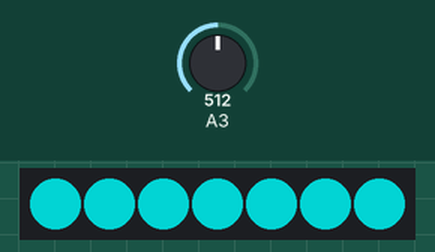
Recording of a sketch running on a simulated ATtiny85, built with avr-gcc and run on an emulated ATtiny85. On the bench: 7 RGB LEDs in strip order, left to right. The inputs (shaded band) are chosen by the test bench; at power-on: A3 = 512. Dim RGB values are drawn brighter than linear.

Above: at 4.3 s.
4.4 s: A3 set to 331
At 7.3 s:
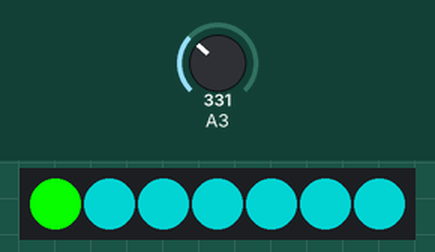
10.5 s: A3 set to 122
At 14.7 s:
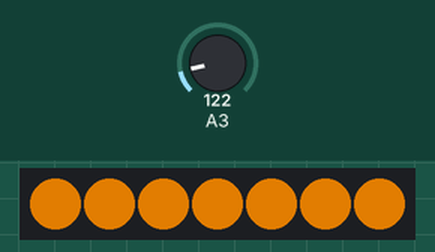
15.0 s: A3 set to 0
At 17.9 s:
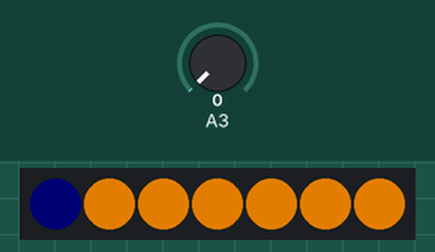
21.0 s: A3 set to 900
At 24.7 s:
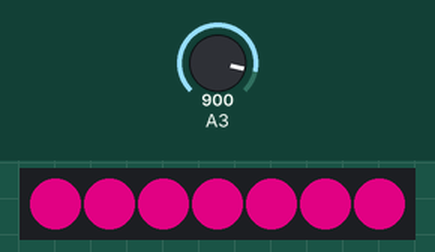
25.5 s: A3 set to 1023
At 28.4 s:
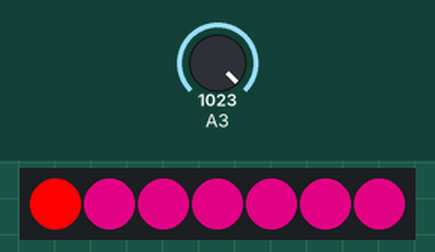
31.5 s: A3 set to 716
At 35.7 s:
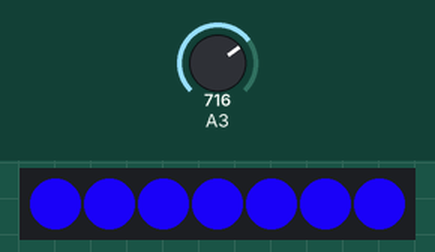
Timing chart, 0 to 37.0 s (numbered marks = the images above; inputs shaded):
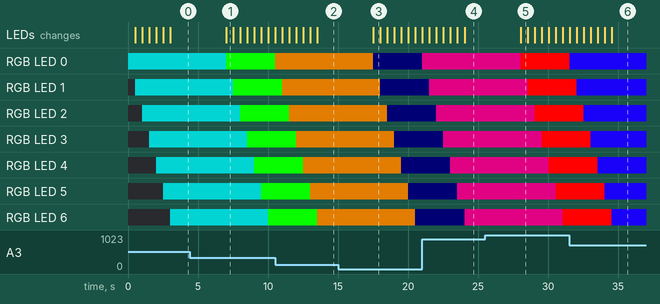

The sketch:

ShellLampNeopixelHoldColor.ino
```cpp
#include <Adafruit_NeoPixel.h>
#ifdef __AVR__
  #include <avr/power.h>
#endif

#define PIN            1  // Which pin on the Arduino is connected to the NeoPixels?

#define NUMPIXELS      7

Adafruit_NeoPixel pixels = Adafruit_NeoPixel(NUMPIXELS, PIN, NEO_GRB + NEO_KHZ800);

int delayval = 500; // delay for half a second

int button = 4;
int latch_state;
int button_delay;

int potPin = 3;
int potVal = 0;

int red;
int green;
int blue;

int redBright;
int greenBright;
int blueBright;

void setup() {

  // This is for Trinket 5V 16MHz, you can remove these three lines if you are not using a Trinket
#if defined (__AVR_ATtiny85__)
  if (F_CPU == 16000000) clock_prescale_set(clock_div_1);
#endif
  // End of trinket special code

  pixels.begin(); // This initializes the NeoPixel library.

  button_delay = 0;
  latch_state = 0;

  pinMode(button, INPUT_PULLUP);

}

void loop() {

 potVal = analogRead(potPin);   // read the potentiometer value at the input pin

  if (potVal < 341)  // Lowest third of the potentiometer's range (0-340)
  {
    potVal = (potVal * 3) / 4; // Normalize to 0-255

    red = 256 - potVal;  // Red from full to off
    green = potVal;        // Green from off to full
    blue = 1;             // Blue off
  }
  else if (potVal < 682) // Middle third of potentiometer's range (341-681)
  {
    potVal = ( (potVal-341) * 3) / 4; // Normalize to 0-255

    red = 1;            // Red off
    green = 256 - potVal; // Green from full to off
    blue = potVal;       // Blue from off to full
  }
  else  // Upper third of potentiometer"s range (682-1023)
  {
    potVal = ( (potVal-683) * 3) / 4; // Normalize to 0-255

    red = potVal;       // Red from off to full
    green = 1;            // Green off
    blue = 256 - potVal; // Blue from full to off
  }

  for(int i=0;i<NUMPIXELS;i++){

    pixels.setPixelColor(i, pixels.Color(red, green, blue));

    pixels.show(); // This sends the updated pixel color to the hardware.

    delay(delayval); // Delay for a period of time (in milliseconds).

  }

}

void light(){

  potVal = analogRead(potPin);   // read the potentiometer value at the input pin

  potVal = (( (potVal-683) * 3) / 4) / 255; // Normalize to 0-255

  redBright = red * potVal;
  greenBright = blue * potVal;
  blueBright = blue * potVal;


  for(int i=0;i<NUMPIXELS;i++){

    pixels.setPixelColor(i, pixels.Color(redBright, greenBright, blueBright));

    pixels.show(); // This sends the updated pixel color to the hardware.

    delay(delayval); // Delay for a period of time (in milliseconds).

  }

}


void color(){

  potVal = analogRead(potPin);   // read the potentiometer value at the input pin

  if (potVal < 341)  // Lowest third of the potentiometer's range (0-340)
  {
    potVal = (potVal * 3) / 4; // Normalize to 0-255

    red = 256 - potVal;  // Red from full to off
    green = potVal;        // Green from off to full
    blue = 1;             // Blue off
  }
  else if (potVal < 682) // Middle third of potentiometer's range (341-681)
  {
    potVal = ( (potVal-341) * 3) / 4; // Normalize to 0-255

    red = 1;            // Red off
    green = 256 - potVal; // Green from full to off
    blue = potVal;       // Blue from off to full
  }
  else  // Upper third of potentiometer"s range (682-1023)
  {
    potVal = ( (potVal-683) * 3) / 4; // Normalize to 0-255

    red = potVal;       // Red from off to full
    green = 1;            // Green off
    blue = 256 - potVal; // Blue from full to off
  }

  for(int i=0;i<NUMPIXELS;i++){

    pixels.setPixelColor(i, pixels.Color(red, green, blue));

    pixels.show(); // This sends the updated pixel color to the hardware.

    delay(delayval); // Delay for a period of time (in milliseconds).

  }

}
```

Measured:
- after the input at 4.4 s, RGB LED 0: RGB(1, 128, 128) → RGB(8, 248, 1) after 2.6 s; RGB LED 1: RGB(1, 128, 128) → RGB(8, 248, 1) after 3.1 s; RGB LED 2: RGB(1, 128, 128) → RGB(8, 248, 1) after 3.6 s; RGB LED 3: RGB(1, 128, 128) → RGB(8, 248, 1) after 4.1 s; RGB LED 4: RGB(1, 128, 128) → RGB(8, 248, 1) after 4.6 s; the LEDs: change after 2.6 s (image 1)
- after the input at 10.5 s, RGB LED 0: RGB(8, 248, 1) → RGB(165, 91, 1) at once; RGB LED 1: RGB(8, 248, 1) → RGB(165, 91, 1) after 0.52 s
- after the input at 15.0 s, RGB LED 0: RGB(165, 91, 1) → RGB(0, 0, 1) after 2.5 s; RGB LED 1: RGB(165, 91, 1) → RGB(0, 0, 1) after 3.0 s; RGB LED 2: RGB(165, 91, 1) → RGB(0, 0, 1) after 3.5 s; RGB LED 3: RGB(165, 91, 1) → RGB(0, 0, 1) after 4.0 s; RGB LED 4: RGB(165, 91, 1) → RGB(0, 0, 1) after 4.5 s; the LEDs: change after 2.5 s (image 3)
- after the input at 21.0 s, RGB LED 0: RGB(0, 0, 1) → RGB(162, 1, 94) at once; RGB LED 1: RGB(0, 0, 1) → RGB(162, 1, 94) after 0.53 s
- after the input at 25.5 s, RGB LED 0: RGB(162, 1, 94) → RGB(255, 1, 1) after 2.5 s; RGB LED 1: RGB(162, 1, 94) → RGB(255, 1, 1) after 3.0 s; RGB LED 2: RGB(162, 1, 94) → RGB(255, 1, 1) after 3.5 s; RGB LED 3: RGB(162, 1, 94) → RGB(255, 1, 1) after 4.0 s; RGB LED 4: RGB(162, 1, 94) → RGB(255, 1, 1) after 4.5 s; the LEDs: change after 2.5 s (image 5)
- after the input at 31.5 s, RGB LED 0: RGB(255, 1, 1) → RGB(24, 1, 232) after 0.05 s; RGB LED 1: RGB(255, 1, 1) → RGB(24, 1, 232) after 0.55 s
- what the display in image 1 shows lasts 0.5 s, from 7.0 s to 7.5 s
